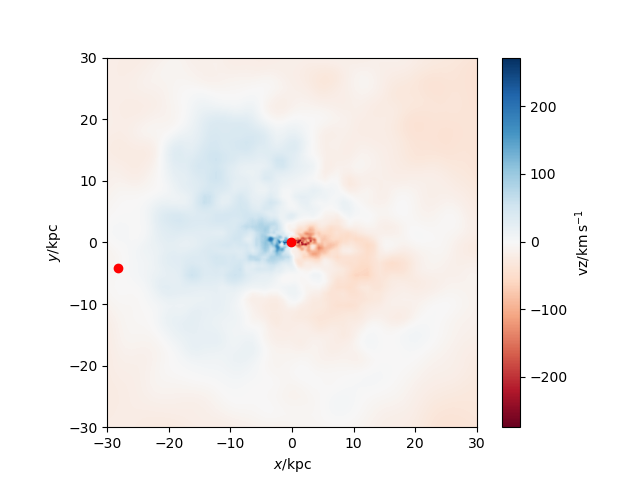

Generate this figure with Python:
#galaxy 154 GG Gas velocity code
import pynbody
import numpy as np
import pynbody.plot.sph as sph
import matplotlib.pyplot as plt

#loading snapshot
s=pynbody.load('/mnt/data0/jillian/gguaman/r154/cosmo25p.768sg1bwK1BHe75.007779')

#setting to physical units
s.physical_units()

#centering halo
#pynbody.analysis.angmom.faceon(s)
pynbody.analysis.angmom.sideon(s)

#creating star velocity plot
sph.image(s.g,qty="vz",width='60 kpc',cmap="RdBu", log=False, units='km s**-1')

#function to find BH
def findBH(s):
    BHfilter=pynbody.filt.LowPass('tform',0.0)
    BH=s.stars[BHfilter]
    return BH
BH=findBH(s)
print("The number of black holes is:",len(BH))

BHposition = BH['pos']
#print("The black hole's postion is", BHposition)
print("The BHs position is",BH['pos'].in_units('kpc'))

for i in range(len(BH)):
    #putting BH x in column
    BHx=BHposition[[i],0]
   #putting BH y in column
    BHy=BHposition[[i],1]
   #putting BH z in column
    BHz=BHposition[[i],2]
    plt.plot(BHx,BHy, 'ro')
    
#plt.show()
plt.savefig("galaxy154_GasVelGG.png")
